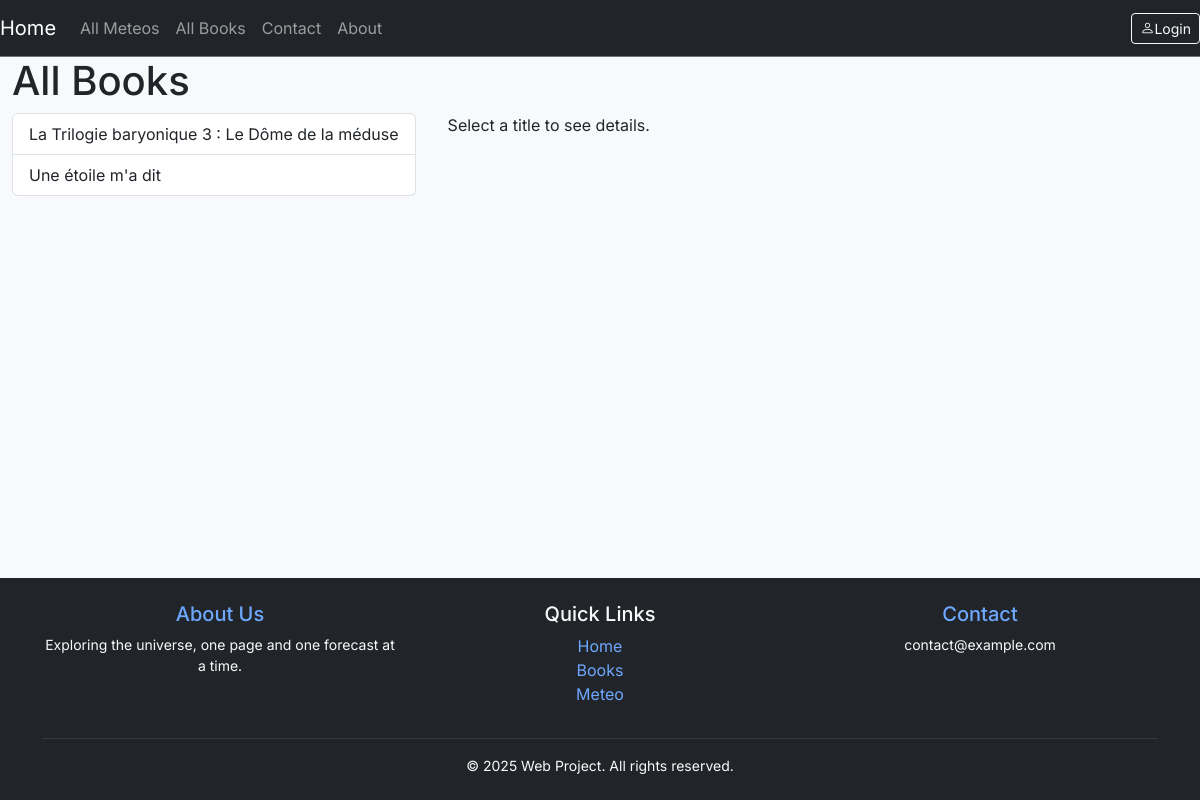
/book/, run on the app's committed database.
### book/models.py (models this page shows, shortened)
class BookItem(models.Model):
    user = models.ForeignKey(User, default=1, null=True, on_delete=models.SET_NULL,related_name='book')
    author = models.ForeignKey(Author, null=True, blank=True, on_delete=models.SET_NULL, related_name='books')
    image = models.ImageField(upload_to="image/", blank=True, null=True,)
    title = models.CharField(max_length=144)
    slug = models.SlugField(unique=True)
    content = models.TextField(null=True, blank=True)
    publish_date = models.SmallIntegerField(null=True, blank=True, help_text="Year of publication")
    timestamp = models.DateTimeField(auto_now_add=True)
    updated = models.DateTimeField(auto_now=True)
    objects=BookManager()
    class Meta:
        ordering=['-publish_date', '-updated', '-timestamp']
    def get_absolute_url(self):
        return f"/book/{self.slug}"

### book/views.py (the view)
# urls.py: path('book/', views.list, name='list'),
def list(request):
    queryset=BookItem.objects.all()
    template='book/list.html'
    context ={"title":'All Books', "object_list": queryset}
    return render(request,template, context)

### book/models.py (called while the page is built)
    def get_queryset(self):
        return BookQuerySet(self.model, using=self._db)

    def __str__(self):
        return self.name

### book/templates/book/list.html (shortened to what this page needs)
{% extends "base.html" %}
{% block content %}
<H1>{{title}}</H1>
<div style="display: flex; gap: 2rem;">
  <div style="min-width: 400px;">
    <ul class="list-group">
      {% for item in object_list %}
        <li class="list-group-item book-title" data-book-id="{{ item.id }}" style="cursor:pointer;">
          {{ item.title }}
        </li>
      {% endfor %}
    </ul>
  </div>
  <div id="book-detail" style="flex:1;">
    <p>Select a title to see details.</p>
  </div>
</div>
{% endblock %}

### templates/base.html (style rules this page uses)
body { font-family: 'Inter', sans-serif; display: flex; flex-direction: column; min-height: 100vh; background-color: #f8f9fa; }

### data on the page
BookItem: title "La Trilogie baryonique 3 : Le Dôme de la méduse"
BookItem: title "Une étoile m'a dit"

### other printed values
{{ title }} "All Books"
